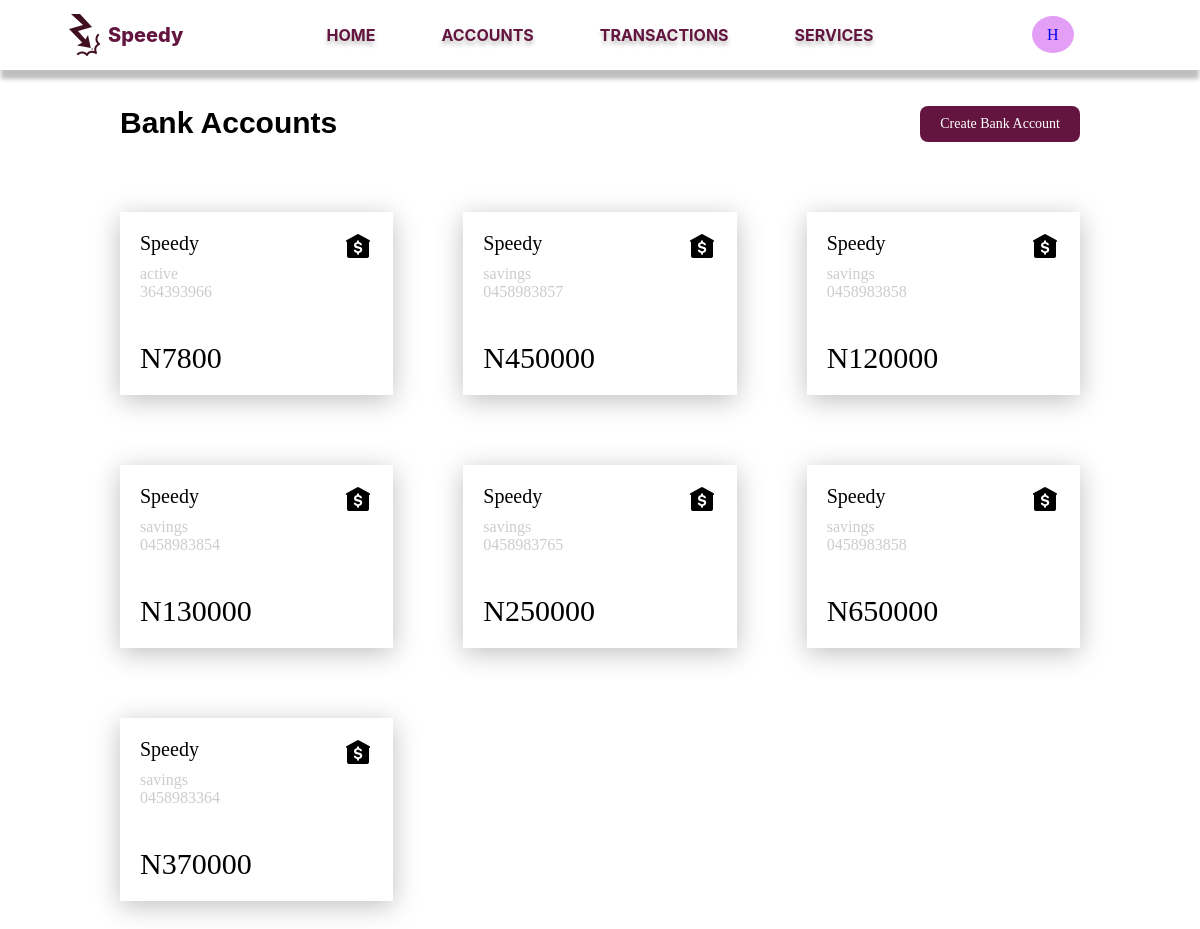
The app's page /HabibiMy/accounts (signed in) with its own data.
### app/models.py (models this page shows, shortened)
class Customer(db.Model):
  id = db.Column(db.Integer, primary_key=True)
  user_id = db.Column(db.Integer,db.ForeignKey('user.id'))
  first_name = db.Column(db.String(140))
  last_name = db.Column(db.String(140))
  email = db.Column(db.String(120), index=True, unique=True)
  phone_number = db.Column(db.String(204), unique=True)
  username = db.Column(db.String(200))
  address = db.relationship('Address', backref='customer', lazy='dynamic')
  dob = db.Column(db.DateTime)
  date_created= db.Column(db.DateTime, default=datetime.utcnow)
  bank_name = db.Column(db.String(240), default="Speedy")
  accounts = db.relationship('Account', backref='customer', lazy='dynamic')

class Account(db.Model):
  id = db.Column(db.Integer, primary_key=True)
  cus_id = db.Column(db.Integer, db.ForeignKey('customer.id'))
  account_number = db.Column(db.String(100), nullable=False)
  account_pin = db.Column(db.String(4))
  acc_type = db.Column(db.String(240))
  status = db.Column(db.String(10), default='active')
  balance = db.Column(db.Integer)
  bank_name = db.Column(db.String(240), default="Speedy", nullable=False)
  date_created = db.Column(db.DateTime, default=datetime.utcnow)
  transactions = db.relationship('Transaction', backref='account', lazy='dynamic')

### app/routes.py (the view)
@app.route('/<username>/accounts')
@login_required
def accounts(username):
    customer: Customer = Customer.query.filter_by(user_id=current_user.id).first()
    if username != customer.username:
        return redirect(url_for('user_home', username=customer.username))
    accounts = customer.accounts
    return render_template('accounts.html', customer=customer, accounts=accounts)

### app/models.py (called while the page is built)
@login.user_loader
def load_user(id):
  return User.query.get(int(id))

### app/templates/accounts.html
{% extends 'nav-bar.html' %}
{% block content %}
<link rel="stylesheet" href="{{ url_for('static', filename='styles/accounts.css') }}">
<div class="accounts">
  <div class="bank-btn">
    <p>Bank Accounts</p>
    <a href="">Create Bank Account</a>
  </div>
  <div class="account-grid">
    {% for account in accounts %}
    <div class="account-tile" account-id="{{ account.id }}">
      <div class="name-icon">
        <div class="name">
          <p class="bk-name">{{account.bank_name}}</p>
          <p class="status">{{account.acc_type}}</p>
          <p class="status">{{account.account_number}}</p>
        </div>
        <div class="icon">
          <img src="{{ url_for('static', filename='images/bank-icon.png') }}" alt="">
        </div>
      </div>
      <div class="amount">
        <p>N{{ account.balance }}</p>
      </div>
    </div>
    {% endfor %}
  </div>
</div>
{% endblock %}

### app/templates/nav-bar.html (shortened to what this page needs)
<!DOCTYPE html>
<html lang="en">
<head>
  <link rel="stylesheet" href="{{ url_for('static', filename='styles/nav-bar.css') }}">
</head>
<body>
  <div class="nav-bar">
    <div class="logo">
      <img src="{{ url_for('static', filename='images/logo.png') }}" alt="">
      <a href="">Speedy</a>
    </div>
    <div class="links">
      <a href="{{ url_for('user_home', username=customer.username)}}">HOME</a>
      <a href="{{ url_for('accounts', username=customer.username)}}">ACCOUNTS</a>
      <a href="{{ url_for('transactions', username=customer.username )}}">TRANSACTIONS</a>
      <a href="{{ url_for('services', username=customer.username) }}">SERVICES</a>
    </div>
    <div class="profile" title="View your profile">
      <a href="{{ url_for('profile', username=customer.username)}}">{{ customer.username[0] }}</a>
    </div>
  </div>
  <div class="content">
    {% block content %}
    {% endblock %}
  </div>
</body>
</html>

### app/static/styles/nav-bar.css (style rules this page uses)
* { padding: 0; margin: 0; box-sizing: border-box; }
.nav-bar { min-width: 1015px; display: flex; justify-content: space-between; padding: 0 10%; height: 70px; align-items: center; background: #FFF; box-shadow: 0px 10px 4px -1px rgba(0, 0, 0, 0.25); }
.logo { width: 10%; display: flex; align-items: center; }
.logo a { color: #63153F; text-align: center; text-decoration: none; font-family: Inter; font-size: 20px; font-weight: 800; }
.links a { color: #63153F; padding: 0 33px; text-decoration: none; font-family: Inter; font-size: 16px; font-weight: 700; text-shadow: 0px 4px 4px rgba(0, 0, 0, 0.25); }
.profile a { padding: 10px 15px; background: #E39FF6; border-radius: 50%; text-decoration: none; }
.links { width: 30%; display: flex; justify-content: center; }
.profile { width: 10%; }
@media screen and (max-width: 1200px) { .nav-bar { padding: 0 5%; } }

### app/static/styles/accounts.css (style rules this page uses)
body { background: #fff; }
.accounts { max-width: 80%; margin: 3% auto; }
.account-grid { display: grid; margin-top: 70px; grid-template-columns: repeat(3, 1fr); gap: 70px; }
.bank-btn { margin-bottom: 30px; }
.bank-btn p { font-size: 30px; font-family: 'Gill Sans', 'Gill Sans MT', Calibri, 'Trebuchet MS', sans-serif; font-weight: 700; }
.bank-btn a { text-decoration: none; padding: 10px 20px; font-size: 14px; background: #63153F; color: #fff; border-radius: 8px; }
.bank-btn { display: flex; justify-content: space-between; }
.account-tile { padding: 20px; background: #fff; box-shadow: 0 5px 25px 0 rgba(0, 0, 0, 0.25) ; }
.name-icon { display: flex; justify-content: space-between; margin-bottom: 40px; }
.name .bk-name { font-size: 20px; margin-bottom: 10px; }
.name .status { color: #ccc; }
.amount { font-size: 30px; font-weight: 500; }

### records on screen
Customer: username "H"
Account: bank_name "Speedy", acc_type "active", account_number "364393966", balance "7800"
Account: bank_name "Speedy", acc_type "savings", account_number "0458983857", balance "450000"
Account: bank_name "Speedy", acc_type "savings", account_number "0458983858", balance "120000"
Account: bank_name "Speedy", acc_type "savings", account_number "0458983854", balance "130000"
Account: bank_name "Speedy", acc_type "savings", account_number "0458983765", balance "250000"
Account: bank_name "Speedy", acc_type "savings", account_number "0458983858", balance "650000"
Account: bank_name "Speedy", acc_type "savings", account_number "0458983364", balance "370000"
